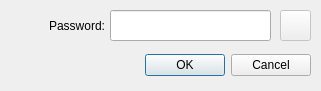
<?xml version="1.0" encoding="UTF-8"?>
<ui version="4.0">
 <class>PasswordDialog</class>
 <widget class="QDialog" name="PasswordDialog">
  <property name="geometry">
   <rect>
    <x>0</x>
    <y>0</y>
    <width>321</width>
    <height>91</height>
   </rect>
  </property>
  <property name="minimumSize">
   <size>
    <width>321</width>
    <height>91</height>
   </size>
  </property>
  <property name="maximumSize">
   <size>
    <width>321</width>
    <height>91</height>
   </size>
  </property>
  <property name="windowTitle">
   <string>Insert Password</string>
  </property>
  <property name="windowIcon">
   <iconset resource="resources.qrc">
    <normaloff>:/icons/icons/active64.png</normaloff>
    <normalon>:/icons/icons/active64.png</normalon>
    <disabledoff>:/icons/icons/greyed64.png</disabledoff>
    <disabledon>:/icons/icons/greyed64.png</disabledon>
    <activeoff>:/icons/icons/active64.png</activeoff>
    <activeon>:/icons/icons/active64.png</activeon>
    <selectedoff>:/icons/icons/selected64.png</selectedoff>
    <selectedon>:/icons/icons/selected64.png</selectedon>:/icons/icons/active64.png</iconset>
  </property>
  <property name="locale">
   <locale language="English" country="UnitedStates"/>
  </property>
  <widget class="QDialogButtonBox" name="buttonBox">
   <property name="geometry">
    <rect>
     <x>10</x>
     <y>50</y>
     <width>301</width>
     <height>31</height>
    </rect>
   </property>
   <property name="orientation">
    <enum>Qt::Horizontal</enum>
   </property>
   <property name="standardButtons">
    <set>QDialogButtonBox::Cancel|QDialogButtonBox::Ok</set>
   </property>
  </widget>
  <widget class="QLabel" name="labelPassword">
   <property name="geometry">
    <rect>
     <x>10</x>
     <y>17</y>
     <width>95</width>
     <height>17</height>
    </rect>
   </property>
   <property name="text">
    <string>Password:</string>
   </property>
   <property name="alignment">
    <set>Qt::AlignRight|Qt::AlignTrailing|Qt::AlignVCenter</set>
   </property>
  </widget>
  <widget class="QLineEdit" name="lineEditPassword">
   <property name="geometry">
    <rect>
     <x>110</x>
     <y>10</y>
     <width>161</width>
     <height>31</height>
    </rect>
   </property>
   <property name="maxLength">
    <number>8</number>
   </property>
   <property name="echoMode">
    <enum>QLineEdit::Password</enum>
   </property>
   <property name="clearButtonEnabled">
    <bool>true</bool>
   </property>
  </widget>
  <widget class="QPushButton" name="pushButtonRevealPassword">
   <property name="enabled">
    <bool>false</bool>
   </property>
   <property name="geometry">
    <rect>
     <x>280</x>
     <y>10</y>
     <width>31</width>
     <height>31</height>
    </rect>
   </property>
   <property name="text">
    <string/>
   </property>
   <property name="icon">
    <iconset resource="resources.qrc">
     <normaloff>:/icons/buttons/icons/buttons/password-reveal.png</normaloff>:/icons/buttons/icons/buttons/password-reveal.png</iconset>
   </property>
  </widget>
 </widget>
 <tabstops>
  <tabstop>lineEditPassword</tabstop>
  <tabstop>pushButtonRevealPassword</tabstop>
 </tabstops>
 <resources>
  <include location="resources.qrc"/>
 </resources>
 <connections>
  <connection>
   <sender>buttonBox</sender>
   <signal>accepted()</signal>
   <receiver>PasswordDialog</receiver>
   <slot>accept()</slot>
   <hints>
    <hint type="sourcelabel">
     <x>160</x>
     <y>65</y>
    </hint>
    <hint type="destinationlabel">
     <x>160</x>
     <y>45</y>
    </hint>
   </hints>
  </connection>
  <connection>
   <sender>buttonBox</sender>
   <signal>rejected()</signal>
   <receiver>PasswordDialog</receiver>
   <slot>reject()</slot>
   <hints>
    <hint type="sourcelabel">
     <x>160</x>
     <y>65</y>
    </hint>
    <hint type="destinationlabel">
     <x>160</x>
     <y>45</y>
    </hint>
   </hints>
  </connection>
 </connections>
</ui>
